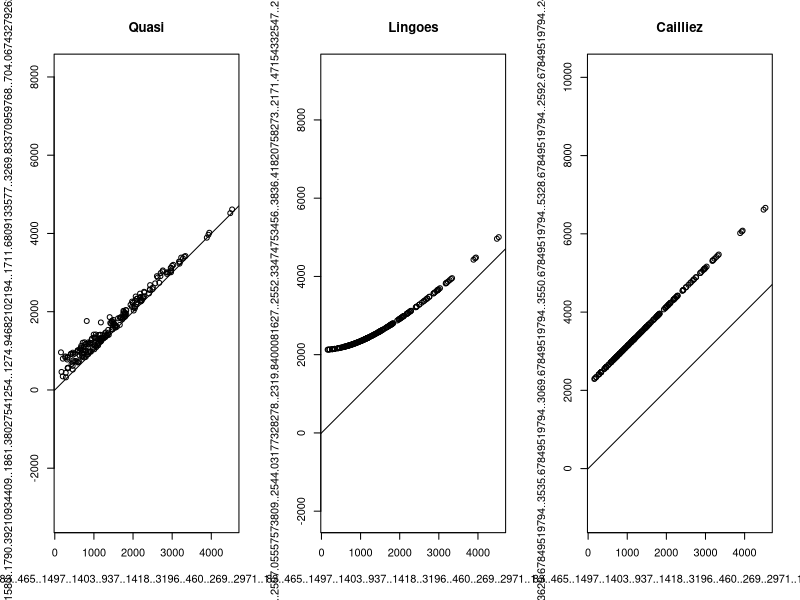

This figure's R source:
library(ade4)


### Name: kdisteuclid
### Title: a way to obtain Euclidean distance matrices
### Aliases: kdisteuclid
### Keywords: multivariate utilities

### ** Examples

w <- c(0.8, 0.8, 0.377350269, 0.8, 0.377350269, 0.377350269) # see ref.
w <- kdist(w)
w1 <- c(kdisteuclid(kdist(w), "lingoes"), kdisteuclid(kdist(w), "cailliez"), 
  kdisteuclid(kdist(w), "quasi"))
print(w, print = TRUE)
print(w1, print = TRUE)

data(eurodist)
par(mfrow = c(1, 3))
eu1 <- kdist(eurodist) # an object of class 'dist'
plot(data.frame(unclass(c(eu1, kdisteuclid(eu1, "quasi")))), asp = 1)
title(main = "Quasi")
abline(0,1)
plot(data.frame(unclass(c(eu1, kdisteuclid(eu1, "lingoes")))), asp = 1)
title(main = "Lingoes")
abline(0,1)
plot(data.frame(unclass(c(eu1, kdisteuclid(eu1, "cailliez")))), asp = 1)
title(main = "Cailliez")
abline(0,1)
